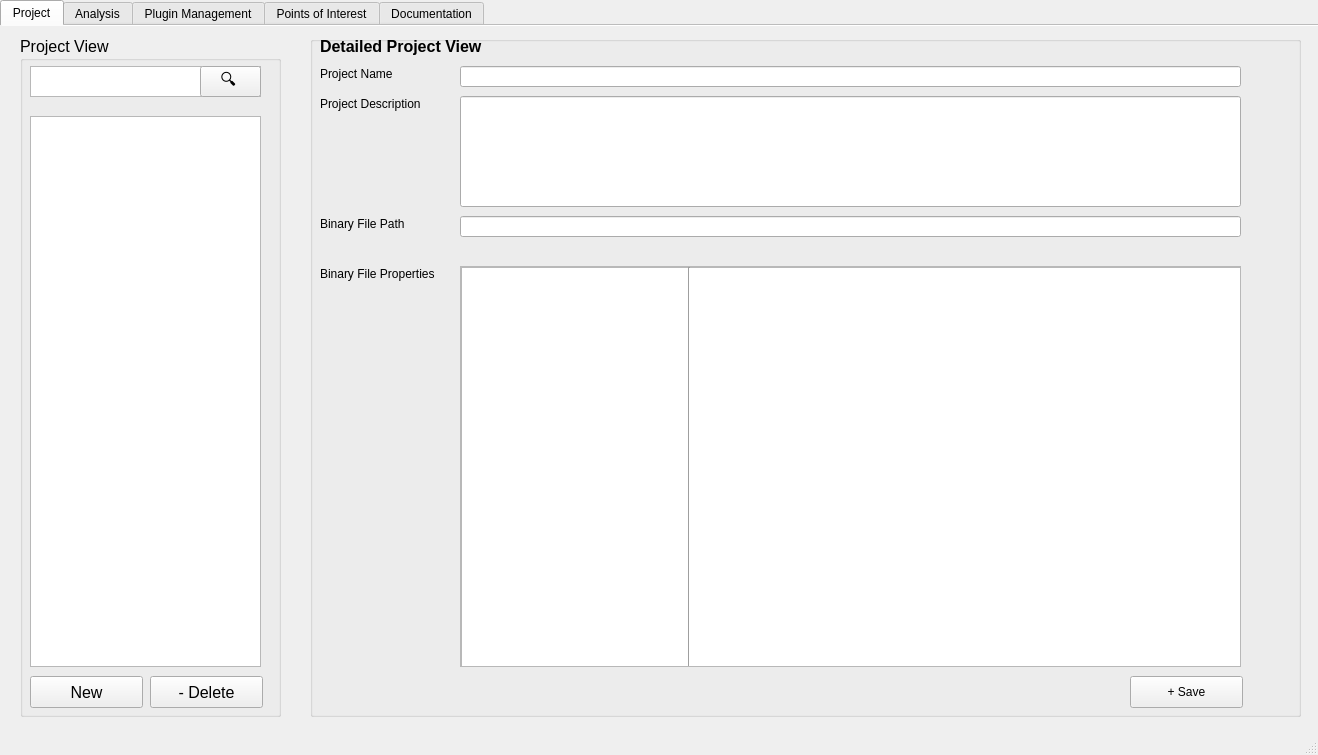
<?xml version="1.0" encoding="UTF-8"?>
<ui version="4.0">
 <class>MainWindow</class>
 <widget class="QMainWindow" name="MainWindow">
  <property name="geometry">
   <rect>
    <x>0</x>
    <y>0</y>
    <width>1318</width>
    <height>755</height>
   </rect>
  </property>
  <property name="sizePolicy">
   <sizepolicy hsizetype="Preferred" vsizetype="Preferred">
    <horstretch>0</horstretch>
    <verstretch>0</verstretch>
   </sizepolicy>
  </property>
  <property name="windowTitle">
   <string>BEAT: Binary Extraction and Analysis Tool</string>
  </property>
  <widget class="QWidget" name="centralwidget">
   <widget class="QTabWidget" name="UI">
    <property name="geometry">
     <rect>
      <x>0</x>
      <y>0</y>
      <width>1321</width>
      <height>721</height>
     </rect>
    </property>
    <property name="layoutDirection">
     <enum>Qt::LeftToRight</enum>
    </property>
    <property name="currentIndex">
     <number>0</number>
    </property>
    <property name="elideMode">
     <enum>Qt::ElideLeft</enum>
    </property>
    <property name="documentMode">
     <bool>true</bool>
    </property>
    <property name="tabsClosable">
     <bool>false</bool>
    </property>
    <property name="movable">
     <bool>true</bool>
    </property>
    <property name="tabBarAutoHide">
     <bool>false</bool>
    </property>
    <widget class="QWidget" name="projectTab">
     <attribute name="title">
      <string>Project</string>
     </attribute>
     <widget class="QGroupBox" name="projectViewGroup">
      <property name="geometry">
       <rect>
        <x>20</x>
        <y>10</y>
        <width>261</width>
        <height>681</height>
       </rect>
      </property>
      <property name="font">
       <font>
        <pointsize>12</pointsize>
        <weight>50</weight>
        <bold>false</bold>
       </font>
      </property>
      <property name="title">
       <string>Project View</string>
      </property>
      <widget class="QPushButton" name="projectNewButton">
       <property name="geometry">
        <rect>
         <x>10</x>
         <y>640</y>
         <width>113</width>
         <height>32</height>
        </rect>
       </property>
       <property name="text">
        <string>New</string>
       </property>
      </widget>
      <widget class="QListWidget" name="projectList">
       <property name="geometry">
        <rect>
         <x>10</x>
         <y>80</y>
         <width>231</width>
         <height>551</height>
        </rect>
       </property>
       <property name="font">
        <font>
         <pointsize>11</pointsize>
        </font>
       </property>
      </widget>
      <widget class="QTextEdit" name="projectSearch">
       <property name="geometry">
        <rect>
         <x>10</x>
         <y>30</y>
         <width>231</width>
         <height>31</height>
        </rect>
       </property>
       <property name="html">
        <string>&lt;!DOCTYPE HTML PUBLIC &quot;-//W3C//DTD HTML 4.0//EN&quot; &quot;http://www.w3.org/TR/REC-html40/strict.dtd&quot;&gt;
&lt;html&gt;&lt;head&gt;&lt;meta name=&quot;qrichtext&quot; content=&quot;1&quot; /&gt;&lt;style type=&quot;text/css&quot;&gt;
p, li { white-space: pre-wrap; }
&lt;/style&gt;&lt;/head&gt;&lt;body style=&quot; font-family:'.SF NS Text'; font-size:13pt; font-weight:400; font-style:normal;&quot;&gt;
&lt;p style=&quot;-qt-paragraph-type:empty; margin-top:0px; margin-bottom:0px; margin-left:0px; margin-right:0px; -qt-block-indent:0; text-indent:0px;&quot;&gt;&lt;br /&gt;&lt;/p&gt;&lt;/body&gt;&lt;/html&gt;</string>
       </property>
      </widget>
      <widget class="QLabel" name="glass">
       <property name="geometry">
        <rect>
         <x>190</x>
         <y>30</y>
         <width>51</width>
         <height>31</height>
        </rect>
       </property>
       <property name="text">
        <string/>
       </property>
       <property name="pixmap">
        <pixmap>../../cliparts-for-powerpoint-transparent-magnifying-glass-md.png</pixmap>
       </property>
       <property name="scaledContents">
        <bool>true</bool>
       </property>
      </widget>
      <widget class="QPushButton" name="projectSearchButton">
       <property name="geometry">
        <rect>
         <x>180</x>
         <y>30</y>
         <width>61</width>
         <height>31</height>
        </rect>
       </property>
       <property name="text">
        <string>🔍 </string>
       </property>
      </widget>
      <widget class="QPushButton" name="projectDeleteButton">
       <property name="geometry">
        <rect>
         <x>130</x>
         <y>640</y>
         <width>113</width>
         <height>32</height>
        </rect>
       </property>
       <property name="text">
        <string>- Delete</string>
       </property>
      </widget>
     </widget>
     <widget class="QGroupBox" name="detailedPluginView_2">
      <property name="geometry">
       <rect>
        <x>310</x>
        <y>10</y>
        <width>991</width>
        <height>681</height>
       </rect>
      </property>
      <property name="title">
       <string/>
      </property>
      <widget class="QPushButton" name="saveProjectButton">
       <property name="geometry">
        <rect>
         <x>820</x>
         <y>640</y>
         <width>113</width>
         <height>32</height>
        </rect>
       </property>
       <property name="text">
        <string>+ Save</string>
       </property>
      </widget>
      <widget class="QLabel" name="projectNameLabel">
       <property name="geometry">
        <rect>
         <x>10</x>
         <y>30</y>
         <width>101</width>
         <height>16</height>
        </rect>
       </property>
       <property name="text">
        <string>Project Name</string>
       </property>
      </widget>
      <widget class="QLabel" name="projectDescriptionLabel">
       <property name="geometry">
        <rect>
         <x>10</x>
         <y>60</y>
         <width>141</width>
         <height>16</height>
        </rect>
       </property>
       <property name="text">
        <string>Project Description</string>
       </property>
      </widget>
      <widget class="QLabel" name="binaryFilePathLabel">
       <property name="geometry">
        <rect>
         <x>10</x>
         <y>180</y>
         <width>131</width>
         <height>16</height>
        </rect>
       </property>
       <property name="text">
        <string>Binary File Path</string>
       </property>
      </widget>
      <widget class="QLabel" name="binaryFilePropertiesLabel">
       <property name="geometry">
        <rect>
         <x>10</x>
         <y>230</y>
         <width>151</width>
         <height>16</height>
        </rect>
       </property>
       <property name="text">
        <string>Binary File Properties</string>
       </property>
      </widget>
      <widget class="QLineEdit" name="projectNameField">
       <property name="geometry">
        <rect>
         <x>150</x>
         <y>30</y>
         <width>781</width>
         <height>21</height>
        </rect>
       </property>
      </widget>
      <widget class="QLineEdit" name="projectDescriptionField">
       <property name="geometry">
        <rect>
         <x>150</x>
         <y>60</y>
         <width>781</width>
         <height>111</height>
        </rect>
       </property>
      </widget>
      <widget class="QLineEdit" name="binaryFilePathField">
       <property name="geometry">
        <rect>
         <x>150</x>
         <y>180</y>
         <width>781</width>
         <height>21</height>
        </rect>
       </property>
      </widget>
      <widget class="QScrollArea" name="binaryFilePropertiesField">
       <property name="geometry">
        <rect>
         <x>150</x>
         <y>230</y>
         <width>781</width>
         <height>401</height>
        </rect>
       </property>
       <property name="widgetResizable">
        <bool>true</bool>
       </property>
       <widget class="QWidget" name="scrollAreaWidgetContents">
        <property name="geometry">
         <rect>
          <x>0</x>
          <y>0</y>
          <width>779</width>
          <height>399</height>
         </rect>
        </property>
        <widget class="QColumnView" name="BEAT">
         <property name="geometry">
          <rect>
           <x>0</x>
           <y>0</y>
           <width>671</width>
           <height>351</height>
          </rect>
         </property>
         <property name="verticalScrollBarPolicy">
          <enum>Qt::ScrollBarAlwaysOn</enum>
         </property>
         <property name="tabKeyNavigation">
          <bool>true</bool>
         </property>
         <property name="dragEnabled">
          <bool>false</bool>
         </property>
         <property name="alternatingRowColors">
          <bool>true</bool>
         </property>
        </widget>
        <widget class="QTextBrowser" name="fileProperties">
         <property name="geometry">
          <rect>
           <x>0</x>
           <y>0</y>
           <width>781</width>
           <height>401</height>
          </rect>
         </property>
        </widget>
        <widget class="Line" name="filePropertiesLine">
         <property name="geometry">
          <rect>
           <x>220</x>
           <y>0</y>
           <width>16</width>
           <height>581</height>
          </rect>
         </property>
         <property name="orientation">
          <enum>Qt::Vertical</enum>
         </property>
        </widget>
       </widget>
      </widget>
      <widget class="QLabel" name="detailedProjectViewLabel_3">
       <property name="geometry">
        <rect>
         <x>10</x>
         <y>0</y>
         <width>201</width>
         <height>21</height>
        </rect>
       </property>
       <property name="font">
        <font>
         <pointsize>12</pointsize>
         <weight>75</weight>
         <bold>true</bold>
        </font>
       </property>
       <property name="text">
        <string>Detailed Project View</string>
       </property>
      </widget>
     </widget>
    </widget>
    <widget class="QWidget" name="analysisTab">
     <attribute name="title">
      <string>Analysis</string>
     </attribute>
     <widget class="QGroupBox" name="analysisView">
      <property name="geometry">
       <rect>
        <x>310</x>
        <y>20</y>
        <width>991</width>
        <height>671</height>
       </rect>
      </property>
      <property name="title">
       <string/>
      </property>
      <widget class="QLabel" name="detailedPoiViewLabel">
       <property name="geometry">
        <rect>
         <x>40</x>
         <y>80</y>
         <width>271</width>
         <height>21</height>
        </rect>
       </property>
       <property name="font">
        <font>
         <pointsize>12</pointsize>
         <weight>75</weight>
         <bold>true</bold>
        </font>
       </property>
       <property name="text">
        <string>Detailed Point of Interest View</string>
       </property>
      </widget>
      <widget class="QLabel" name="terminalLabel">
       <property name="geometry">
        <rect>
         <x>40</x>
         <y>480</y>
         <width>251</width>
         <height>21</height>
        </rect>
       </property>
       <property name="font">
        <font>
         <pointsize>12</pointsize>
         <weight>75</weight>
         <bold>true</bold>
        </font>
       </property>
       <property name="text">
        <string>Terminal</string>
       </property>
      </widget>
      <widget class="QPushButton" name="outputFieldViewButton">
       <property name="geometry">
        <rect>
         <x>780</x>
         <y>420</y>
         <width>151</width>
         <height>30</height>
        </rect>
       </property>
       <property name="text">
        <string>Output Field View</string>
       </property>
      </widget>
      <widget class="QTextEdit" name="terminalField">
       <property name="geometry">
        <rect>
         <x>30</x>
         <y>510</y>
         <width>921</width>
         <height>121</height>
        </rect>
       </property>
      </widget>
      <widget class="QFrame" name="frame">
       <property name="geometry">
        <rect>
         <x>30</x>
         <y>110</y>
         <width>921</width>
         <height>351</height>
        </rect>
       </property>
       <property name="frameShape">
        <enum>QFrame::StyledPanel</enum>
       </property>
       <property name="frameShadow">
        <enum>QFrame::Raised</enum>
       </property>
       <widget class="QListWidget" name="runList">
        <property name="geometry">
         <rect>
          <x>20</x>
          <y>20</y>
          <width>161</width>
          <height>281</height>
         </rect>
        </property>
       </widget>
       <widget class="QTextBrowser" name="detailedPoiAnalysisField">
        <property name="geometry">
         <rect>
          <x>200</x>
          <y>20</y>
          <width>701</width>
          <height>281</height>
         </rect>
        </property>
       </widget>
       <widget class="QPushButton" name="deleteAnalysisResultButton">
        <property name="geometry">
         <rect>
          <x>20</x>
          <y>310</y>
          <width>171</width>
          <height>30</height>
         </rect>
        </property>
        <property name="text">
         <string>Delete Analysis Result</string>
        </property>
       </widget>
      </widget>
     </widget>
     <widget class="QLabel" name="pluginLabel">
      <property name="geometry">
       <rect>
        <x>360</x>
        <y>30</y>
        <width>61</width>
        <height>31</height>
       </rect>
      </property>
      <property name="text">
       <string>Plugin</string>
      </property>
     </widget>
     <widget class="QLabel" name="staticAnalysisLabel">
      <property name="geometry">
       <rect>
        <x>880</x>
        <y>40</y>
        <width>101</width>
        <height>21</height>
       </rect>
      </property>
      <property name="text">
       <string>Static Analysis</string>
      </property>
     </widget>
     <widget class="QLabel" name="poiTypeLabel">
      <property name="geometry">
       <rect>
        <x>360</x>
        <y>70</y>
        <width>61</width>
        <height>21</height>
       </rect>
      </property>
      <property name="text">
       <string>POI Type</string>
      </property>
     </widget>
     <widget class="QLabel" name="dynamicAnalysisLabel">
      <property name="geometry">
       <rect>
        <x>880</x>
        <y>80</y>
        <width>121</width>
        <height>21</height>
       </rect>
      </property>
      <property name="text">
       <string>Dynamic Analysis</string>
      </property>
     </widget>
     <widget class="QComboBox" name="pluginDropDownAnalysis">
      <property name="geometry">
       <rect>
        <x>430</x>
        <y>30</y>
        <width>131</width>
        <height>32</height>
       </rect>
      </property>
      <item>
       <property name="text">
        <string>Select</string>
       </property>
      </item>
     </widget>
     <widget class="QPushButton" name="runStaticButton">
      <property name="geometry">
       <rect>
        <x>1010</x>
        <y>40</y>
        <width>111</width>
        <height>32</height>
       </rect>
      </property>
      <property name="text">
       <string>Run</string>
      </property>
     </widget>
     <widget class="QComboBox" name="poiTypeDropDownAnalysis">
      <property name="geometry">
       <rect>
        <x>430</x>
        <y>70</y>
        <width>131</width>
        <height>32</height>
       </rect>
      </property>
      <property name="editable">
       <bool>false</bool>
      </property>
      <item>
       <property name="text">
        <string>Select</string>
       </property>
      </item>
     </widget>
     <widget class="QPushButton" name="runDynamicButton">
      <property name="geometry">
       <rect>
        <x>1010</x>
        <y>70</y>
        <width>113</width>
        <height>32</height>
       </rect>
      </property>
      <property name="text">
       <string>Run</string>
      </property>
     </widget>
     <widget class="QPushButton" name="stopDynamicButton">
      <property name="geometry">
       <rect>
        <x>1130</x>
        <y>70</y>
        <width>113</width>
        <height>32</height>
       </rect>
      </property>
      <property name="text">
       <string>Stop</string>
      </property>
     </widget>
     <widget class="QGroupBox" name="poiView">
      <property name="geometry">
       <rect>
        <x>20</x>
        <y>10</y>
        <width>261</width>
        <height>681</height>
       </rect>
      </property>
      <property name="font">
       <font>
        <pointsize>12</pointsize>
        <weight>50</weight>
        <bold>false</bold>
       </font>
      </property>
      <property name="title">
       <string>Point of Interest View</string>
      </property>
      <widget class="QListWidget" name="poiAnalysisList">
       <property name="geometry">
        <rect>
         <x>10</x>
         <y>30</y>
         <width>231</width>
         <height>601</height>
        </rect>
       </property>
       <property name="font">
        <font>
         <pointsize>11</pointsize>
        </font>
       </property>
      </widget>
      <widget class="QPushButton" name="commentViewButton">
       <property name="geometry">
        <rect>
         <x>100</x>
         <y>640</y>
         <width>141</width>
         <height>30</height>
        </rect>
       </property>
       <property name="text">
        <string>Comment View</string>
       </property>
      </widget>
     </widget>
    </widget>
    <widget class="QWidget" name="pluginManagementTab">
     <attribute name="title">
      <string>Plugin Management</string>
     </attribute>
     <widget class="QGroupBox" name="pluginView">
      <property name="geometry">
       <rect>
        <x>20</x>
        <y>10</y>
        <width>261</width>
        <height>681</height>
       </rect>
      </property>
      <property name="font">
       <font>
        <pointsize>12</pointsize>
       </font>
      </property>
      <property name="title">
       <string>Plugin View</string>
      </property>
      <widget class="QPushButton" name="newPluginButton">
       <property name="geometry">
        <rect>
         <x>10</x>
         <y>640</y>
         <width>113</width>
         <height>32</height>
        </rect>
       </property>
       <property name="text">
        <string>New</string>
       </property>
      </widget>
      <widget class="QTextEdit" name="pluginSearch">
       <property name="geometry">
        <rect>
         <x>10</x>
         <y>30</y>
         <width>231</width>
         <height>31</height>
        </rect>
       </property>
       <property name="html">
        <string>&lt;!DOCTYPE HTML PUBLIC &quot;-//W3C//DTD HTML 4.0//EN&quot; &quot;http://www.w3.org/TR/REC-html40/strict.dtd&quot;&gt;
&lt;html&gt;&lt;head&gt;&lt;meta name=&quot;qrichtext&quot; content=&quot;1&quot; /&gt;&lt;style type=&quot;text/css&quot;&gt;
p, li { white-space: pre-wrap; }
&lt;/style&gt;&lt;/head&gt;&lt;body style=&quot; font-family:'.SF NS Text'; font-size:12pt; font-weight:400; font-style:normal;&quot;&gt;
&lt;p style=&quot;-qt-paragraph-type:empty; margin-top:0px; margin-bottom:0px; margin-left:0px; margin-right:0px; -qt-block-indent:0; text-indent:0px;&quot;&gt;&lt;br /&gt;&lt;/p&gt;&lt;/body&gt;&lt;/html&gt;</string>
       </property>
      </widget>
      <widget class="QListWidget" name="pluginManagementList">
       <property name="geometry">
        <rect>
         <x>10</x>
         <y>80</y>
         <width>231</width>
         <height>551</height>
        </rect>
       </property>
       <property name="font">
        <font>
         <pointsize>11</pointsize>
        </font>
       </property>
      </widget>
      <widget class="QLabel" name="glass_2">
       <property name="geometry">
        <rect>
         <x>190</x>
         <y>30</y>
         <width>51</width>
         <height>31</height>
        </rect>
       </property>
       <property name="text">
        <string/>
       </property>
       <property name="pixmap">
        <pixmap>../../cliparts-for-powerpoint-transparent-magnifying-glass-md.png</pixmap>
       </property>
       <property name="scaledContents">
        <bool>true</bool>
       </property>
      </widget>
      <widget class="QPushButton" name="searchPluginButton">
       <property name="geometry">
        <rect>
         <x>180</x>
         <y>30</y>
         <width>61</width>
         <height>31</height>
        </rect>
       </property>
       <property name="text">
        <string>🔍 </string>
       </property>
      </widget>
      <widget class="QPushButton" name="deletePluginButton">
       <property name="geometry">
        <rect>
         <x>130</x>
         <y>640</y>
         <width>113</width>
         <height>32</height>
        </rect>
       </property>
       <property name="text">
        <string>- Delete</string>
       </property>
      </widget>
     </widget>
     <widget class="QGroupBox" name="detailedPluginView">
      <property name="geometry">
       <rect>
        <x>310</x>
        <y>10</y>
        <width>991</width>
        <height>681</height>
       </rect>
      </property>
      <property name="title">
       <string/>
      </property>
      <widget class="QLabel" name="pluginStructureLabel">
       <property name="geometry">
        <rect>
         <x>10</x>
         <y>30</y>
         <width>131</width>
         <height>21</height>
        </rect>
       </property>
       <property name="text">
        <string>Plugin Structure</string>
       </property>
      </widget>
      <widget class="QLabel" name="pluginPredefinedLabel">
       <property name="geometry">
        <rect>
         <x>10</x>
         <y>60</y>
         <width>191</width>
         <height>16</height>
        </rect>
       </property>
       <property name="text">
        <string>Plugin Predefined Data Set</string>
       </property>
      </widget>
      <widget class="QLabel" name="pluginNameLabel">
       <property name="geometry">
        <rect>
         <x>10</x>
         <y>90</y>
         <width>101</width>
         <height>16</height>
        </rect>
       </property>
       <property name="text">
        <string>Plugin Name</string>
       </property>
      </widget>
      <widget class="QLabel" name="pluginDescriptionLabel">
       <property name="geometry">
        <rect>
         <x>10</x>
         <y>120</y>
         <width>141</width>
         <height>16</height>
        </rect>
       </property>
       <property name="text">
        <string>Plugin Description</string>
       </property>
      </widget>
      <widget class="QLabel" name="defaultOutputFieldLabel">
       <property name="geometry">
        <rect>
         <x>10</x>
         <y>220</y>
         <width>161</width>
         <height>16</height>
        </rect>
       </property>
       <property name="text">
        <string>Default Output Field</string>
       </property>
      </widget>
      <widget class="QLabel" name="poiLabel">
       <property name="geometry">
        <rect>
         <x>10</x>
         <y>250</y>
         <width>111</width>
         <height>16</height>
        </rect>
       </property>
       <property name="text">
        <string>Points of Interest</string>
       </property>
      </widget>
      <widget class="QComboBox" name="outputFieldDropDown">
       <property name="geometry">
        <rect>
         <x>200</x>
         <y>210</y>
         <width>121</width>
         <height>32</height>
        </rect>
       </property>
       <item>
        <property name="text">
         <string>Output Field</string>
        </property>
       </item>
      </widget>
      <widget class="QPushButton" name="savePluginButton">
       <property name="geometry">
        <rect>
         <x>820</x>
         <y>640</y>
         <width>113</width>
         <height>32</height>
        </rect>
       </property>
       <property name="text">
        <string>+ Save</string>
       </property>
      </widget>
      <widget class="QLabel" name="detailedPluginViewLabel">
       <property name="geometry">
        <rect>
         <x>10</x>
         <y>0</y>
         <width>201</width>
         <height>21</height>
        </rect>
       </property>
       <property name="font">
        <font>
         <pointsize>12</pointsize>
         <weight>75</weight>
         <bold>true</bold>
        </font>
       </property>
       <property name="text">
        <string>Detailed Plugin View</string>
       </property>
      </widget>
      <widget class="QPushButton" name="XMLEditorButton">
       <property name="geometry">
        <rect>
         <x>20</x>
         <y>280</y>
         <width>113</width>
         <height>32</height>
        </rect>
       </property>
       <property name="text">
        <string>XML Editor</string>
       </property>
      </widget>
      <widget class="QLineEdit" name="pluginStructureField">
       <property name="geometry">
        <rect>
         <x>200</x>
         <y>30</y>
         <width>731</width>
         <height>21</height>
        </rect>
       </property>
      </widget>
      <widget class="QLineEdit" name="pluginPredefinedField">
       <property name="geometry">
        <rect>
         <x>200</x>
         <y>60</y>
         <width>731</width>
         <height>21</height>
        </rect>
       </property>
      </widget>
      <widget class="QLineEdit" name="pluginNameField">
       <property name="geometry">
        <rect>
         <x>200</x>
         <y>90</y>
         <width>731</width>
         <height>21</height>
        </rect>
       </property>
      </widget>
      <widget class="QTextEdit" name="pluginDescriptionField">
       <property name="geometry">
        <rect>
         <x>200</x>
         <y>120</y>
         <width>731</width>
         <height>74</height>
        </rect>
       </property>
      </widget>
      <widget class="QTextEdit" name="poiPluginField">
       <property name="geometry">
        <rect>
         <x>200</x>
         <y>250</y>
         <width>731</width>
         <height>381</height>
        </rect>
       </property>
      </widget>
     </widget>
    </widget>
    <widget class="QWidget" name="poiTab">
     <attribute name="title">
      <string>Points of Interest</string>
     </attribute>
     <widget class="QGroupBox" name="poiView_2">
      <property name="geometry">
       <rect>
        <x>20</x>
        <y>10</y>
        <width>261</width>
        <height>681</height>
       </rect>
      </property>
      <property name="font">
       <font>
        <pointsize>12</pointsize>
       </font>
      </property>
      <property name="title">
       <string>Point of Interest View</string>
      </property>
      <widget class="QPushButton" name="newPOIButton">
       <property name="geometry">
        <rect>
         <x>10</x>
         <y>620</y>
         <width>113</width>
         <height>32</height>
        </rect>
       </property>
       <property name="text">
        <string>New</string>
       </property>
      </widget>
      <widget class="QTextEdit" name="poiSearch">
       <property name="geometry">
        <rect>
         <x>10</x>
         <y>30</y>
         <width>231</width>
         <height>31</height>
        </rect>
       </property>
       <property name="html">
        <string>&lt;!DOCTYPE HTML PUBLIC &quot;-//W3C//DTD HTML 4.0//EN&quot; &quot;http://www.w3.org/TR/REC-html40/strict.dtd&quot;&gt;
&lt;html&gt;&lt;head&gt;&lt;meta name=&quot;qrichtext&quot; content=&quot;1&quot; /&gt;&lt;style type=&quot;text/css&quot;&gt;
p, li { white-space: pre-wrap; }
&lt;/style&gt;&lt;/head&gt;&lt;body style=&quot; font-family:'.SF NS Text'; font-size:12pt; font-weight:400; font-style:normal;&quot;&gt;
&lt;p style=&quot;-qt-paragraph-type:empty; margin-top:0px; margin-bottom:0px; margin-left:0px; margin-right:0px; -qt-block-indent:0; text-indent:0px;&quot;&gt;&lt;br /&gt;&lt;/p&gt;&lt;/body&gt;&lt;/html&gt;</string>
       </property>
      </widget>
      <widget class="QListWidget" name="poiList">
       <property name="geometry">
        <rect>
         <x>10</x>
         <y>80</y>
         <width>231</width>
         <height>521</height>
        </rect>
       </property>
       <property name="font">
        <font>
         <pointsize>11</pointsize>
        </font>
       </property>
      </widget>
      <widget class="QLabel" name="glass_3">
       <property name="geometry">
        <rect>
         <x>190</x>
         <y>30</y>
         <width>51</width>
         <height>31</height>
        </rect>
       </property>
       <property name="text">
        <string/>
       </property>
       <property name="pixmap">
        <pixmap>../../cliparts-for-powerpoint-transparent-magnifying-glass-md.png</pixmap>
       </property>
       <property name="scaledContents">
        <bool>true</bool>
       </property>
      </widget>
      <widget class="QPushButton" name="poiSearchButton">
       <property name="geometry">
        <rect>
         <x>180</x>
         <y>30</y>
         <width>61</width>
         <height>31</height>
        </rect>
       </property>
       <property name="text">
        <string>🔍 </string>
       </property>
      </widget>
      <widget class="QPushButton" name="poiDeleteButton">
       <property name="geometry">
        <rect>
         <x>130</x>
         <y>620</y>
         <width>113</width>
         <height>32</height>
        </rect>
       </property>
       <property name="text">
        <string>- Delete</string>
       </property>
      </widget>
     </widget>
     <widget class="QGroupBox" name="poiDetailedView">
      <property name="geometry">
       <rect>
        <x>310</x>
        <y>10</y>
        <width>991</width>
        <height>681</height>
       </rect>
      </property>
      <property name="title">
       <string/>
      </property>
      <widget class="QLabel" name="pluginPoiLabel">
       <property name="geometry">
        <rect>
         <x>40</x>
         <y>20</y>
         <width>51</width>
         <height>16</height>
        </rect>
       </property>
       <property name="text">
        <string>Plugin</string>
       </property>
      </widget>
      <widget class="QLabel" name="poiFilterLabel">
       <property name="geometry">
        <rect>
         <x>40</x>
         <y>70</y>
         <width>71</width>
         <height>16</height>
        </rect>
       </property>
       <property name="text">
        <string>POI Filter</string>
       </property>
      </widget>
      <widget class="QPushButton" name="poiSaveButton">
       <property name="geometry">
        <rect>
         <x>820</x>
         <y>620</y>
         <width>113</width>
         <height>32</height>
        </rect>
       </property>
       <property name="text">
        <string>+ Save</string>
       </property>
      </widget>
      <widget class="QComboBox" name="poiPluginDropDown">
       <property name="geometry">
        <rect>
         <x>110</x>
         <y>10</y>
         <width>131</width>
         <height>32</height>
        </rect>
       </property>
       <item>
        <property name="text">
         <string>Select</string>
        </property>
       </item>
      </widget>
      <widget class="QComboBox" name="poiFilterDropDown">
       <property name="geometry">
        <rect>
         <x>110</x>
         <y>60</y>
         <width>131</width>
         <height>32</height>
        </rect>
       </property>
       <property name="editable">
        <bool>false</bool>
       </property>
       <item>
        <property name="text">
         <string>Select</string>
        </property>
       </item>
      </widget>
      <widget class="QLabel" name="detailedPoiViewLabel_2">
       <property name="geometry">
        <rect>
         <x>40</x>
         <y>120</y>
         <width>271</width>
         <height>21</height>
        </rect>
       </property>
       <property name="font">
        <font>
         <pointsize>12</pointsize>
         <weight>75</weight>
         <bold>true</bold>
        </font>
       </property>
       <property name="text">
        <string>Detailed Points of Interest View</string>
       </property>
      </widget>
      <widget class="QTextBrowser" name="poiViewField">
       <property name="geometry">
        <rect>
         <x>30</x>
         <y>140</y>
         <width>891</width>
         <height>461</height>
        </rect>
       </property>
      </widget>
     </widget>
    </widget>
    <widget class="QWidget" name="Documentation">
     <attribute name="title">
      <string>Documentation</string>
     </attribute>
     <widget class="QGroupBox" name="detailedDocumentView">
      <property name="geometry">
       <rect>
        <x>310</x>
        <y>10</y>
        <width>991</width>
        <height>681</height>
       </rect>
      </property>
      <property name="title">
       <string/>
      </property>
      <widget class="QTextEdit" name="documentViewField">
       <property name="geometry">
        <rect>
         <x>20</x>
         <y>30</y>
         <width>911</width>
         <height>631</height>
        </rect>
       </property>
       <property name="html">
        <string>&lt;!DOCTYPE HTML PUBLIC &quot;-//W3C//DTD HTML 4.0//EN&quot; &quot;http://www.w3.org/TR/REC-html40/strict.dtd&quot;&gt;
&lt;html&gt;&lt;head&gt;&lt;meta name=&quot;qrichtext&quot; content=&quot;1&quot; /&gt;&lt;style type=&quot;text/css&quot;&gt;
p, li { white-space: pre-wrap; }
&lt;/style&gt;&lt;/head&gt;&lt;body style=&quot; font-family:'.SF NS Text'; font-size:13pt; font-weight:400; font-style:normal;&quot;&gt;
&lt;p style=&quot;-qt-paragraph-type:empty; margin-top:0px; margin-bottom:0px; margin-left:0px; margin-right:0px; -qt-block-indent:0; text-indent:0px;&quot;&gt;&lt;br /&gt;&lt;/p&gt;&lt;/body&gt;&lt;/html&gt;</string>
       </property>
      </widget>
      <widget class="QLabel" name="detailedDocumentationViewLabel">
       <property name="geometry">
        <rect>
         <x>10</x>
         <y>0</y>
         <width>261</width>
         <height>21</height>
        </rect>
       </property>
       <property name="font">
        <font>
         <pointsize>12</pointsize>
         <weight>75</weight>
         <bold>true</bold>
        </font>
       </property>
       <property name="text">
        <string>Detailed Documentation View</string>
       </property>
      </widget>
     </widget>
     <widget class="QGroupBox" name="documentView">
      <property name="geometry">
       <rect>
        <x>20</x>
        <y>10</y>
        <width>261</width>
        <height>681</height>
       </rect>
      </property>
      <property name="font">
       <font>
        <pointsize>12</pointsize>
       </font>
      </property>
      <property name="title">
       <string>Documentation View</string>
      </property>
      <widget class="QTextEdit" name="documentSearch">
       <property name="geometry">
        <rect>
         <x>10</x>
         <y>30</y>
         <width>231</width>
         <height>31</height>
        </rect>
       </property>
       <property name="html">
        <string>&lt;!DOCTYPE HTML PUBLIC &quot;-//W3C//DTD HTML 4.0//EN&quot; &quot;http://www.w3.org/TR/REC-html40/strict.dtd&quot;&gt;
&lt;html&gt;&lt;head&gt;&lt;meta name=&quot;qrichtext&quot; content=&quot;1&quot; /&gt;&lt;style type=&quot;text/css&quot;&gt;
p, li { white-space: pre-wrap; }
&lt;/style&gt;&lt;/head&gt;&lt;body style=&quot; font-family:'.SF NS Text'; font-size:12pt; font-weight:400; font-style:normal;&quot;&gt;
&lt;p style=&quot;-qt-paragraph-type:empty; margin-top:0px; margin-bottom:0px; margin-left:0px; margin-right:0px; -qt-block-indent:0; text-indent:0px;&quot;&gt;&lt;br /&gt;&lt;/p&gt;&lt;/body&gt;&lt;/html&gt;</string>
       </property>
      </widget>
      <widget class="QListWidget" name="documentList">
       <property name="geometry">
        <rect>
         <x>10</x>
         <y>80</y>
         <width>231</width>
         <height>581</height>
        </rect>
       </property>
       <property name="font">
        <font>
         <pointsize>11</pointsize>
        </font>
       </property>
      </widget>
      <widget class="QPushButton" name="searchDocumentButton">
       <property name="geometry">
        <rect>
         <x>180</x>
         <y>30</y>
         <width>61</width>
         <height>31</height>
        </rect>
       </property>
       <property name="text">
        <string>🔍 </string>
       </property>
      </widget>
     </widget>
    </widget>
   </widget>
  </widget>
  <widget class="QStatusBar" name="statusbar"/>
 </widget>
 <resources/>
 <connections/>
</ui>
